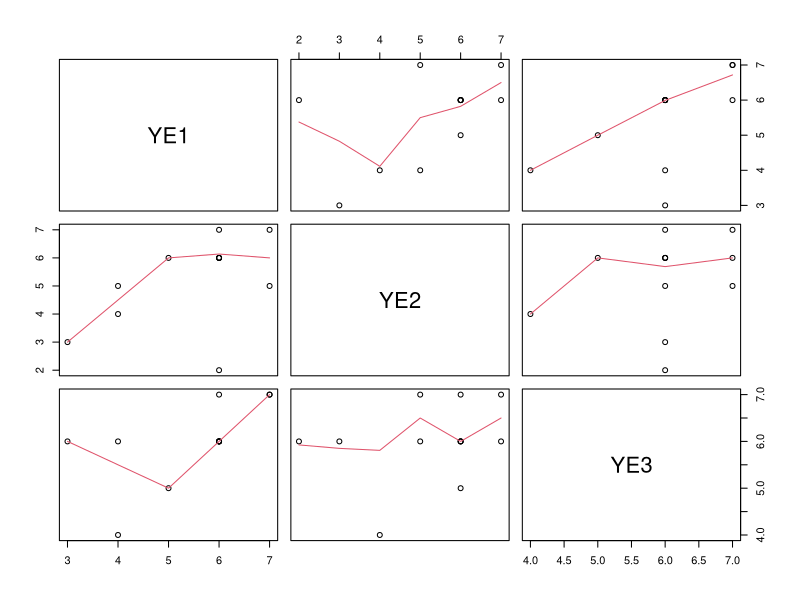

Recreate this plot in R. (Note: this script raises an error after producing the figure.)
library(ggplot2)
library(plyr)
library(dplyr)
library(psych)


# ---------------- #
# RED:   "#F8766D" #
# *BLUE: "#01BFC4" #
# GREEN: "#00ba38" #
# BLUE:  "#619cff" #
# ---------------- #


### Set File Path for Window Environment
setwd('C:/Users/LeeSooHwan/Desktop/github/byteeVisualization')
### Set File Path for Mac Environment
setwd("/Users/Soohwan/Desktop/github/byteeVisualization")


### Reliability Analysis & Factor Analysis
# YE
YE <- read.csv(file = "./data/userEvaluation/revisedData/cronbach/systemEvaluation/YE.csv", header=T, fileEncoding="UTF-8-BOM")
pairs(YE, panel=panel.smooth)
cronbach(YE) # Cronbach Aplha
alpha(YE) # Cronbach Aplha
KMO(YE) # KMO

# VI
VI <- read.csv(file = "./data/userEvaluation/revisedData/cronbach/systemEvaluation/VI.csv", header=T, fileEncoding="UTF-8-BOM")
pairs(VI, panel=panel.smooth)
cronbach(VI) # Cronbach Aplha
alpha(VI) # Cronbach Aplha
KMO(VI) # KMO

# SE
SE <- read.csv(file = "./data/userEvaluation/revisedData/cronbach/systemEvaluation/SE.csv", header=T, fileEncoding="UTF-8-BOM")
pairs(SE, panel=panel.smooth)
cronbach(SE) # Cronbach Aplha
alpha(SE) # Cronbach Aplha
KMO(SE) # KMO


### Load Data
# Load
systemEvaluationAverage <- read.csv(file = "./data/userEvaluation/revisedData/systemEvaluationAverage.csv", header=T, fileEncoding="UTF-8-BOM")

# set Factors
systemEvaluationAverage$measure <- as.factor(systemEvaluationAverage$measure)
systemEvaluationAverage$score <- as.numeric(systemEvaluationAverage$score)


### Box Plot Preparation
# Start Y axis from n
require(scales)
my_trans <- function(from=0) 
{
  trans <- function(x) x-from
  inv <- function(x) x+from
  trans_new("myscale", trans, inv, 
            domain = c(from, Inf))
}

# Elicit each measure from main dataframe
systemEvaluationAverageYE <- subset(systemEvaluationAverage, measure == 'YE')
systemEvaluationAverageVI <- subset(systemEvaluationAverage, measure == 'VI')
systemEvaluationAverageSE <- subset(systemEvaluationAverage, measure == 'SE')

# Normality Test
shapiro.test(systemEvaluationAverageYE$score)
shapiro.test(systemEvaluationAverageVI$score)
shapiro.test(systemEvaluationAverageSE$score)


### Drawing Box Plot
# Draw Box Plot for System Evaluation
systemEvaluationAverage$score <- as.numeric(systemEvaluationAverage$score)
systemEvaluationAverage$measure <- factor(systemEvaluationAverage$measure, level = c("YE", "VI", "SE"))

measureLabel <- c("YE","VI", "SE") # Label should be revised!!!

systemEvaluationAveragePlot <- ggplot(systemEvaluationAverage, aes(x=measure, y=score, fill = measure)) + 
  geom_boxplot(alpha=0.4, outlier.color = 'black',outlier.shape = 2) + 
  scale_x_discrete(labels=measureLabel) +
  scale_y_continuous(trans = my_trans( from=1),breaks = c(1,2,3,4,5,6,7)) + 
  coord_cartesian(ylim = c(1, 7)) +
  geom_point(aes(colour = measure), position=position_jitterdodge(), show.legend = F) +
  labs(title="Bytee - System Evaluation", x="Measure", y = "Score") + 
  theme(plot.title = element_text(hjust = 0.5), text=element_text(size=15),legend.position = "")
systemEvaluationAveragePlot
